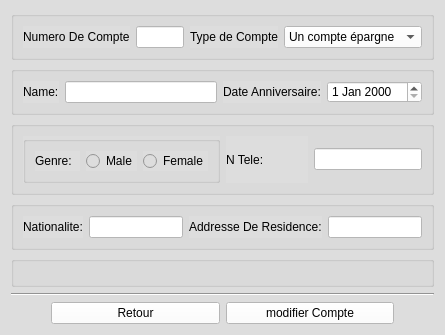
<?xml version="1.0" encoding="UTF-8"?>
<ui version="4.0">
 <class>account_open</class>
 <widget class="QWidget" name="account_open">
  <property name="geometry">
   <rect>
    <x>0</x>
    <y>0</y>
    <width>445</width>
    <height>321</height>
   </rect>
  </property>
  <property name="windowTitle">
   <string>Account Open</string>
  </property>
  <property name="windowIcon">
   <iconset resource="resource.qrc">
    <normaloff>:/new/Resource/Login.png</normaloff>:/new/Resource/Login.png</iconset>
  </property>
  <property name="styleSheet">
   <string notr="true">background-color: #ddd;</string>
  </property>
  <layout class="QVBoxLayout" name="verticalLayout">
   <item>
    <widget class="QGroupBox" name="ao_groupbox_acc">
     <property name="title">
      <string/>
     </property>
     <layout class="QHBoxLayout" name="horizontalLayout_11">
      <item>
       <layout class="QHBoxLayout" name="horizontalLayout">
        <item>
         <widget class="QLabel" name="label">
          <property name="text">
           <string>Numero De Compte</string>
          </property>
         </widget>
        </item>
        <item>
         <widget class="QLineEdit" name="ao_acc_no">
          <property name="sizePolicy">
           <sizepolicy hsizetype="Preferred" vsizetype="Fixed">
            <horstretch>0</horstretch>
            <verstretch>0</verstretch>
           </sizepolicy>
          </property>
          <property name="styleSheet">
           <string notr="true">background-color: rgb(255, 255, 255);</string>
          </property>
         </widget>
        </item>
       </layout>
      </item>
      <item>
       <layout class="QHBoxLayout" name="horizontalLayout_2">
        <item>
         <widget class="QLabel" name="label_2">
          <property name="sizePolicy">
           <sizepolicy hsizetype="Preferred" vsizetype="Preferred">
            <horstretch>0</horstretch>
            <verstretch>0</verstretch>
           </sizepolicy>
          </property>
          <property name="text">
           <string>Type de Compte</string>
          </property>
         </widget>
        </item>
        <item>
         <widget class="QComboBox" name="ao_type">
          <property name="sizePolicy">
           <sizepolicy hsizetype="MinimumExpanding" vsizetype="Fixed">
            <horstretch>0</horstretch>
            <verstretch>0</verstretch>
           </sizepolicy>
          </property>
          <property name="styleSheet">
           <string notr="true">background-color: rgb(255, 255, 255);</string>
          </property>
          <item>
           <property name="text">
            <string>Un compte épargne</string>
           </property>
          </item>
          <item>
           <property name="text">
            <string>Un compte courant</string>
           </property>
          </item>
         </widget>
        </item>
       </layout>
      </item>
     </layout>
    </widget>
   </item>
   <item>
    <widget class="QGroupBox" name="ao_groupbox_name_dob">
     <property name="title">
      <string/>
     </property>
     <layout class="QHBoxLayout" name="horizontalLayout_12">
      <item>
       <layout class="QHBoxLayout" name="horizontalLayout_3">
        <item>
         <widget class="QLabel" name="label_3">
          <property name="text">
           <string>Name:</string>
          </property>
         </widget>
        </item>
        <item>
         <widget class="QLineEdit" name="ao_name">
          <property name="sizePolicy">
           <sizepolicy hsizetype="Expanding" vsizetype="Fixed">
            <horstretch>0</horstretch>
            <verstretch>0</verstretch>
           </sizepolicy>
          </property>
          <property name="styleSheet">
           <string notr="true">background-color: rgb(255, 255, 255);</string>
          </property>
         </widget>
        </item>
       </layout>
      </item>
      <item>
       <layout class="QHBoxLayout" name="horizontalLayout_10">
        <item>
         <widget class="QLabel" name="label_9">
          <property name="text">
           <string>Date Anniversaire:</string>
          </property>
         </widget>
        </item>
        <item>
         <widget class="QDateEdit" name="ao_dob">
          <property name="sizePolicy">
           <sizepolicy hsizetype="MinimumExpanding" vsizetype="Fixed">
            <horstretch>0</horstretch>
            <verstretch>0</verstretch>
           </sizepolicy>
          </property>
          <property name="styleSheet">
           <string notr="true">background-color: rgb(255, 255, 255);</string>
          </property>
         </widget>
        </item>
       </layout>
      </item>
     </layout>
    </widget>
   </item>
   <item>
    <widget class="QGroupBox" name="ao_groupbox_gender_mob">
     <property name="title">
      <string/>
     </property>
     <layout class="QHBoxLayout" name="horizontalLayout_13">
      <item>
       <widget class="QGroupBox" name="ao_gender">
        <property name="title">
         <string/>
        </property>
        <layout class="QHBoxLayout" name="horizontalLayout_5">
         <item>
          <widget class="QLabel" name="label_5">
           <property name="text">
            <string>Genre:</string>
           </property>
          </widget>
         </item>
         <item>
          <widget class="QRadioButton" name="ao_male">
           <property name="styleSheet">
            <string notr="true"/>
           </property>
           <property name="text">
            <string>Male</string>
           </property>
          </widget>
         </item>
         <item>
          <widget class="QRadioButton" name="ao_female">
           <property name="styleSheet">
            <string notr="true"/>
           </property>
           <property name="text">
            <string>Female</string>
           </property>
          </widget>
         </item>
        </layout>
       </widget>
      </item>
      <item>
       <layout class="QHBoxLayout" name="horizontalLayout_6">
        <item>
         <widget class="QLabel" name="label_6">
          <property name="text">
           <string>N Tele:</string>
          </property>
         </widget>
        </item>
        <item>
         <widget class="QLineEdit" name="ao_mobno">
          <property name="sizePolicy">
           <sizepolicy hsizetype="Preferred" vsizetype="Fixed">
            <horstretch>0</horstretch>
            <verstretch>0</verstretch>
           </sizepolicy>
          </property>
          <property name="styleSheet">
           <string notr="true">background-color: rgb(255, 255, 255);</string>
          </property>
         </widget>
        </item>
       </layout>
      </item>
     </layout>
    </widget>
   </item>
   <item>
    <widget class="QGroupBox" name="ao_groupbox_address">
     <property name="title">
      <string/>
     </property>
     <layout class="QHBoxLayout" name="horizontalLayout_14">
      <item>
       <layout class="QHBoxLayout" name="horizontalLayout_9">
        <item>
         <widget class="QLabel" name="label_10">
          <property name="text">
           <string>Nationalite:</string>
          </property>
         </widget>
        </item>
        <item>
         <widget class="QLineEdit" name="ao_nationality">
          <property name="styleSheet">
           <string notr="true">background-color: rgb(255, 255, 255);</string>
          </property>
         </widget>
        </item>
       </layout>
      </item>
      <item>
       <layout class="QHBoxLayout" name="horizontalLayout_4">
        <item>
         <widget class="QLabel" name="label_4">
          <property name="text">
           <string>Addresse De Residence:</string>
          </property>
         </widget>
        </item>
        <item>
         <widget class="QLineEdit" name="ao_address">
          <property name="styleSheet">
           <string notr="true">background-color: rgb(255, 255, 255);</string>
          </property>
         </widget>
        </item>
       </layout>
      </item>
     </layout>
    </widget>
   </item>
   <item>
    <widget class="QGroupBox" name="ao_groupbox_parent">
     <property name="title">
      <string/>
     </property>
     <layout class="QHBoxLayout" name="horizontalLayout_15">
      <item>
       <layout class="QHBoxLayout" name="horizontalLayout_8"/>
      </item>
      <item>
       <layout class="QHBoxLayout" name="horizontalLayout_7"/>
      </item>
     </layout>
    </widget>
   </item>
   <item>
    <widget class="Line" name="line">
     <property name="orientation">
      <enum>Qt::Horizontal</enum>
     </property>
    </widget>
   </item>
   <item>
    <layout class="QHBoxLayout" name="horizontalLayout_17">
     <item>
      <spacer name="horizontalSpacer">
       <property name="orientation">
        <enum>Qt::Horizontal</enum>
       </property>
       <property name="sizeType">
        <enum>QSizePolicy::Preferred</enum>
       </property>
       <property name="sizeHint" stdset="0">
        <size>
         <width>40</width>
         <height>20</height>
        </size>
       </property>
      </spacer>
     </item>
     <item>
      <layout class="QHBoxLayout" name="horizontalLayout_16">
       <item>
        <widget class="QPushButton" name="ao_back">
         <property name="styleSheet">
          <string notr="true">background-color: rgb(255, 255, 255);</string>
         </property>
         <property name="text">
          <string>Retour</string>
         </property>
        </widget>
       </item>
       <item>
        <widget class="QPushButton" name="ao_push">
         <property name="styleSheet">
          <string notr="true">background-color: rgb(255, 255, 255);</string>
         </property>
         <property name="text">
          <string>modifier Compte</string>
         </property>
        </widget>
       </item>
      </layout>
     </item>
     <item>
      <spacer name="horizontalSpacer_2">
       <property name="orientation">
        <enum>Qt::Horizontal</enum>
       </property>
       <property name="sizeType">
        <enum>QSizePolicy::Preferred</enum>
       </property>
       <property name="sizeHint" stdset="0">
        <size>
         <width>40</width>
         <height>20</height>
        </size>
       </property>
      </spacer>
     </item>
    </layout>
   </item>
  </layout>
 </widget>
 <resources>
  <include location="resource.qrc"/>
 </resources>
 <connections/>
</ui>
